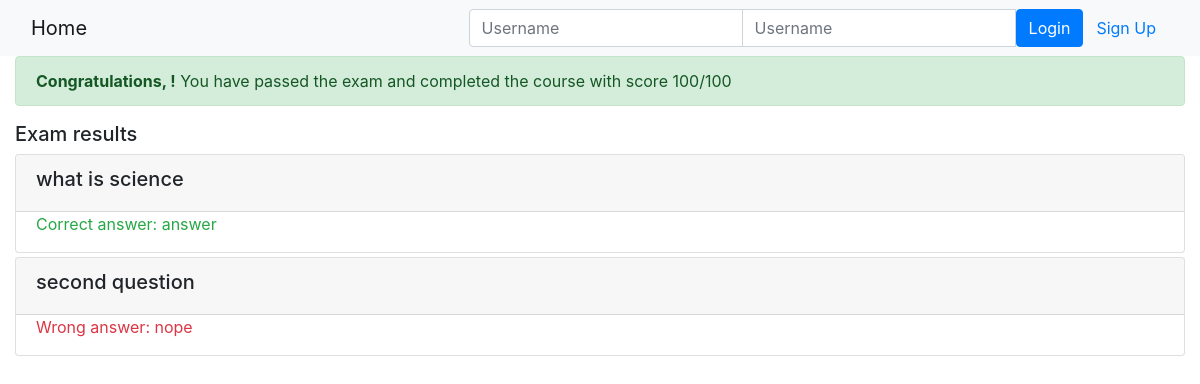
Page /onlinecourse/course/1/submission/1/result/ on the committed database.
### onlinecourse/models.py (models this page shows, shortened)
class Question(models.Model):
    course = models.ForeignKey(Course, on_delete=models.CASCADE)
    question_text = models.CharField(null=True, max_length = 200)
    grade = models.IntegerField(default = 0)
    title = models.CharField(max_length=550, null=True)
    def is_get_score(self, selected_ids):
        all_answers = self.choice_set.filter(is_correct=True).count()
        selected_correct = self.choice_set.filter(is_correct=True, id__in=selected_ids).count()
        if all_answers == selected_correct:
            return True
        else:
            return False

class Choice(models.Model):
    question = models.ForeignKey(Question , on_delete=models.CASCADE)
    choice_text = models.CharField(null=True, max_length = 200)
    is_correct = models.BooleanField(default=False)

### onlinecourse/views.py (the view)
# urls.py: path('course/<int:course_id>/submission/<int:submission_id>/result/', views.show_exam_result, name='show_exam_result'),
def show_exam_result(request, course_id, submission_id):
    course = get_object_or_404(Course, pk=course_id)
    submission = get_object_or_404(Submission, pk=submission_id)
    choices = submission.choices.all()
    total_mark, mark = 0, 0
    for question in course.question_set.all():
        total_mark += question.grade
        if question.is_get_score(choices):
            mark += question.grade
    return render(
        request,
        'onlinecourse/exam_result_bootstrap.html',
        {"course":course, "choices":choices,"mark":mark,
            "total_mark": total_mark,
            "submission": submission,
            "grade": int((mark / total_mark) * 100) }
    )

### onlinecourse/templates/onlinecourse/exam_result_bootstrap.html (shortened to what this page needs)
<!DOCTYPE html>
<html lang="en">
<head>
    {% load static %}
    <link rel="stylesheet" href="https://maxcdn.bootstrapcdn.com/bootstrap/4.5.2/css/bootstrap.min.css">
</head>
<body>
 <nav class="navbar navbar-light bg-light">
    <div class="container-fluid">
        <div class="navbar-header">
              <a class="navbar-brand" href="{% url 'onlinecourse:index' %}">Home</a>
        </div>
        <ul class="nav navbar-nav navbar-right">
            {% if user.is_authenticated %}
            <li>
                <a class="btn btn-link" href="#">{{ user.first_name }}({{ user.username }})</a>
                <a class="btn btn-link" href="{% url 'onlinecourse:logout' %}">Logout</a>
            </li>
            {% else %}
            <li>
                <form class="form-inline" action="{% url 'onlinecourse:login' %}" method="post">
                    <div class="input-group">
                        <input type="text" class="form-control" placeholder="Username" name="username" >
                        <input type="password" class="form-control" placeholder="Username" name="psw" >
                        <button class="btn btn-primary" type="submit">Login</button>
                        <a class="btn btn-link" href="{% url 'onlinecourse:registration' %}">Sign Up</a>
                    </div>
                </form>
            </li>
            {% endif %}
        </ul>
    </div>
</nav>
<div class="container-fluid">
    {% if grade >= 80 %}
    <div class="alert alert-success">
        <b>Congratulations, {{ user.first_name }}!</b> You have passed the exam and completed the course with score {{ grade }}/100
    </div>
    {% else %}
    <div class="alert alert-danger">
        <b>Failed</b> Sorry, {{ user.first_name }}! You have failed the exam with score {{ grade }}/100
    </div>
    <a class="btn btn-link text-danger" href="{% url 'onlinecourse:course_details' course.id %}">Re-test</a>
    {% endif %}
    <div class="card-columns-vertical mt-1">
        <h5 class="">Exam results</h5>
        {% for question in course.question_set.all %}
        <div class="card mt-1">
            <div class="card-header"><h5>{{ question.question_text }}</h5></div>
            <div class="form-group">
                {% for choice in question.choice_set.all %}
                <div class="form-check">
                    {% if choice.is_correct and choice in choices %}
                    <div class="text-success">Correct answer: {{ choice.choice_text }}</div>
                    {% else %}{% if choice.is_correct and not choice in choices %}
                    <div class="text-warning">Not selected: {{ choice.choice_text }}</div>
                    {% else %}{% if not choice.is_correct and choice in choices %}
                    <div class="text-danger">Wrong answer: {{ choice.choice_text }}</div>
                    {% else %}
                    <div>{{ choice.content }}</div>
                    {% endif %}{% endif %}{% endif %}
                </div>
                {% endfor %}
            </div>
        </div>
        {% endfor %}
    </div>
</div>
 </body>
 </html>

### rows in the picture
Question: question_text "what is science"
Choice: choice_text "answer"
Question: question_text "second question"
Choice: choice_text "nope"

### other values in the picture
{{ grade }} "100"
